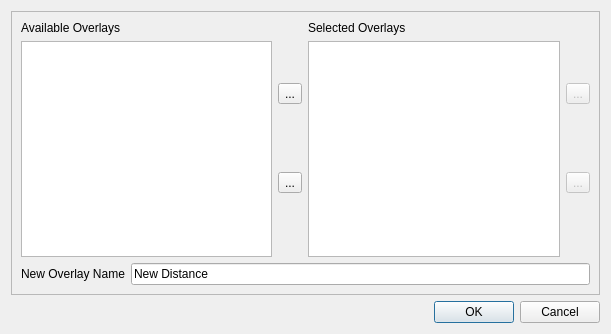
<?xml version="1.0" encoding="UTF-8"?>
<ui version="4.0">
 <class>IDlgCombineDistOvl</class>
 <widget class="QDialog" name="IDlgCombineDistOvl">
  <property name="geometry">
   <rect>
    <x>0</x>
    <y>0</y>
    <width>611</width>
    <height>334</height>
   </rect>
  </property>
  <property name="windowTitle">
   <string>Combine Overlays ...</string>
  </property>
  <layout class="QVBoxLayout">
   <item>
    <widget class="QFrame" name="frame">
     <property name="frameShape">
      <enum>QFrame::StyledPanel</enum>
     </property>
     <property name="frameShadow">
      <enum>QFrame::Raised</enum>
     </property>
     <layout class="QVBoxLayout">
      <item>
       <layout class="QHBoxLayout"/>
      </item>
      <item>
       <layout class="QHBoxLayout">
        <item>
         <layout class="QVBoxLayout">
          <item>
           <widget class="QLabel" name="label_2">
            <property name="text">
             <string>Available Overlays</string>
            </property>
           </widget>
          </item>
          <item>
           <widget class="QListWidget" name="listOverlays">
            <property name="selectionMode">
             <enum>QAbstractItemView::ExtendedSelection</enum>
            </property>
           </widget>
          </item>
         </layout>
        </item>
        <item>
         <layout class="QVBoxLayout">
          <item>
           <widget class="QToolButton" name="toolAdd">
            <property name="toolTip">
             <string>Add overlay to list</string>
            </property>
            <property name="text">
             <string>...</string>
            </property>
           </widget>
          </item>
          <item>
           <widget class="QToolButton" name="toolDel">
            <property name="toolTip">
             <string>Remove overlay from list</string>
            </property>
            <property name="text">
             <string>...</string>
            </property>
           </widget>
          </item>
         </layout>
        </item>
        <item>
         <layout class="QVBoxLayout">
          <item>
           <widget class="QLabel" name="label_3">
            <property name="text">
             <string>Selected Overlays</string>
            </property>
           </widget>
          </item>
          <item>
           <widget class="QListWidget" name="listSelOverlays">
            <property name="selectionMode">
             <enum>QAbstractItemView::ExtendedSelection</enum>
            </property>
           </widget>
          </item>
         </layout>
        </item>
        <item>
         <layout class="QVBoxLayout">
          <item>
           <widget class="QToolButton" name="toolUp">
            <property name="enabled">
             <bool>false</bool>
            </property>
            <property name="toolTip">
             <string>Move overlay up in list</string>
            </property>
            <property name="text">
             <string>...</string>
            </property>
           </widget>
          </item>
          <item>
           <widget class="QToolButton" name="toolDown">
            <property name="enabled">
             <bool>false</bool>
            </property>
            <property name="toolTip">
             <string>Move overlay down in list</string>
            </property>
            <property name="text">
             <string>...</string>
            </property>
           </widget>
          </item>
         </layout>
        </item>
       </layout>
      </item>
      <item>
       <layout class="QHBoxLayout">
        <item>
         <widget class="QLabel" name="label">
          <property name="text">
           <string>New Overlay Name</string>
          </property>
         </widget>
        </item>
        <item>
         <widget class="QLineEdit" name="lineOverlayName">
          <property name="text">
           <string>New Distance</string>
          </property>
         </widget>
        </item>
       </layout>
      </item>
     </layout>
    </widget>
   </item>
   <item>
    <widget class="QDialogButtonBox" name="buttonBox">
     <property name="orientation">
      <enum>Qt::Horizontal</enum>
     </property>
     <property name="standardButtons">
      <set>QDialogButtonBox::Cancel|QDialogButtonBox::Ok</set>
     </property>
    </widget>
   </item>
  </layout>
 </widget>
 <resources/>
 <connections>
  <connection>
   <sender>buttonBox</sender>
   <signal>accepted()</signal>
   <receiver>IDlgCombineDistOvl</receiver>
   <slot>accept()</slot>
   <hints>
    <hint type="sourcelabel">
     <x>248</x>
     <y>254</y>
    </hint>
    <hint type="destinationlabel">
     <x>157</x>
     <y>274</y>
    </hint>
   </hints>
  </connection>
  <connection>
   <sender>buttonBox</sender>
   <signal>rejected()</signal>
   <receiver>IDlgCombineDistOvl</receiver>
   <slot>reject()</slot>
   <hints>
    <hint type="sourcelabel">
     <x>316</x>
     <y>260</y>
    </hint>
    <hint type="destinationlabel">
     <x>286</x>
     <y>274</y>
    </hint>
   </hints>
  </connection>
 </connections>
</ui>
